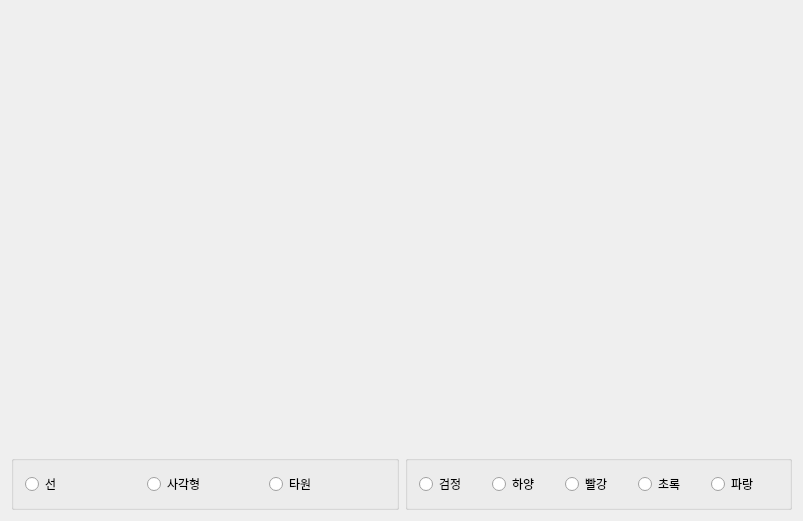
<?xml version="1.0" encoding="UTF-8"?>
<ui version="4.0">
 <class>Qt5GUI01Class</class>
 <widget class="QWidget" name="Qt5GUI01Class">
  <property name="geometry">
   <rect>
    <x>0</x>
    <y>0</y>
    <width>803</width>
    <height>521</height>
   </rect>
  </property>
  <property name="windowTitle">
   <string>Qt5GUI01</string>
  </property>
  <layout class="QGridLayout" name="gridLayout">
   <item row="0" column="0" alignment="Qt::AlignBottom">
    <widget class="QGroupBox" name="groupBox">
     <layout class="QHBoxLayout" name="horizontalLayout">
      <item alignment="Qt::AlignBottom">
       <widget class="QRadioButton" name="radioButton">
        <property name="text">
         <string>선</string>
        </property>
       </widget>
      </item>
      <item alignment="Qt::AlignBottom">
       <widget class="QRadioButton" name="radioButton_2">
        <property name="text">
         <string>사각형</string>
        </property>
       </widget>
      </item>
      <item alignment="Qt::AlignBottom">
       <widget class="QRadioButton" name="radioButton_3">
        <property name="text">
         <string>타원</string>
        </property>
       </widget>
      </item>
     </layout>
    </widget>
   </item>
   <item row="0" column="1" alignment="Qt::AlignBottom">
    <widget class="QGroupBox" name="groupBox">
     <layout class="QHBoxLayout" name="horizontalLayout_2">
      <item alignment="Qt::AlignBottom">
       <widget class="QRadioButton" name="radioButton_7">
        <property name="text">
         <string>검정</string>
        </property>
       </widget>
      </item>
      <item alignment="Qt::AlignBottom">
       <widget class="QRadioButton" name="radioButton_6">
        <property name="text">
         <string>하양</string>
        </property>
       </widget>
      </item>
      <item alignment="Qt::AlignBottom">
       <widget class="QRadioButton" name="radioButton_8">
        <property name="text">
         <string>빨강</string>
        </property>
       </widget>
      </item>
      <item alignment="Qt::AlignBottom">
       <widget class="QRadioButton" name="radioButton_5">
        <property name="text">
         <string>초록</string>
        </property>
       </widget>
      </item>
      <item alignment="Qt::AlignBottom">
       <widget class="QRadioButton" name="radioButton_4">
        <property name="text">
         <string>파랑</string>
        </property>
       </widget>
      </item>
     </layout>
    </widget>
   </item>
  </layout>
 </widget>
 <layoutdefault spacing="6" margin="11"/>
 <resources>
  <include location="qt5gui01.qrc"/>
 </resources>
 <connections/>
</ui>
